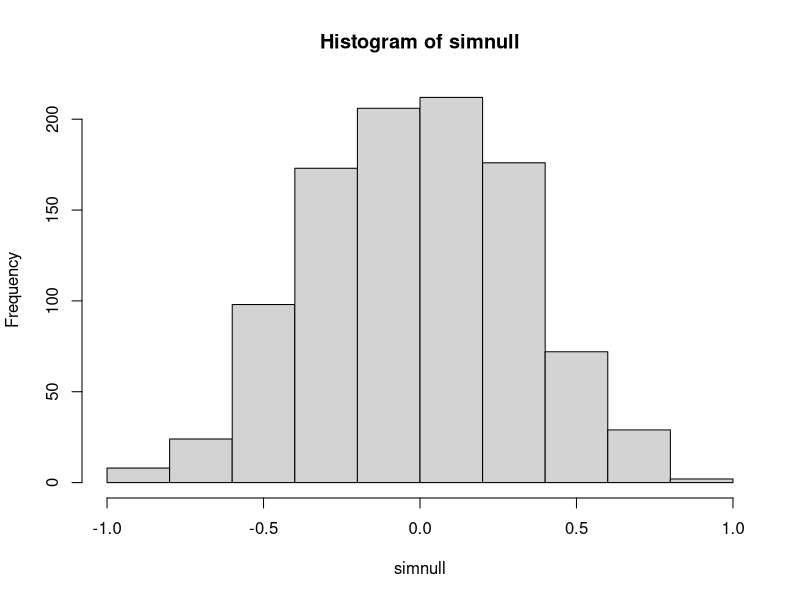

Here is the R script that generated this plot:
## ---- chunk 1
knitr::opts_chunk$set(echo = TRUE)
## ---- chunk 2
X <- c(1,4,3,2,5,4,3,6,7,8)
Y <- c(1,3,6,7,8,2,8,7,6,9)
# A
q1ans <- cor.test(X,Y)
q1ans$p.value

#B
library(ggplot2)
library(ggrepel)

simnull <- replicate(1000,cor(sample(X),sample(Y)))
hist(simnull)
length(simnull[simnull >= cor(X,Y)])/1000

#100%

## ---- chunk 3
X <- c(1,4,3,2,5,4,3,6,7,8)
Y <- c(1,3,6,7,8,2,8,7,6,9)

xmax <- sort(X)
ymax <- sort(Y)
ansB <- sum(xmax*ymax)

ymin <- sort(Y, decreasing = TRUE)
ansA <- sum(xmax*ymin)



#answer for A
ansA
#answer for B
ansB

#100%
